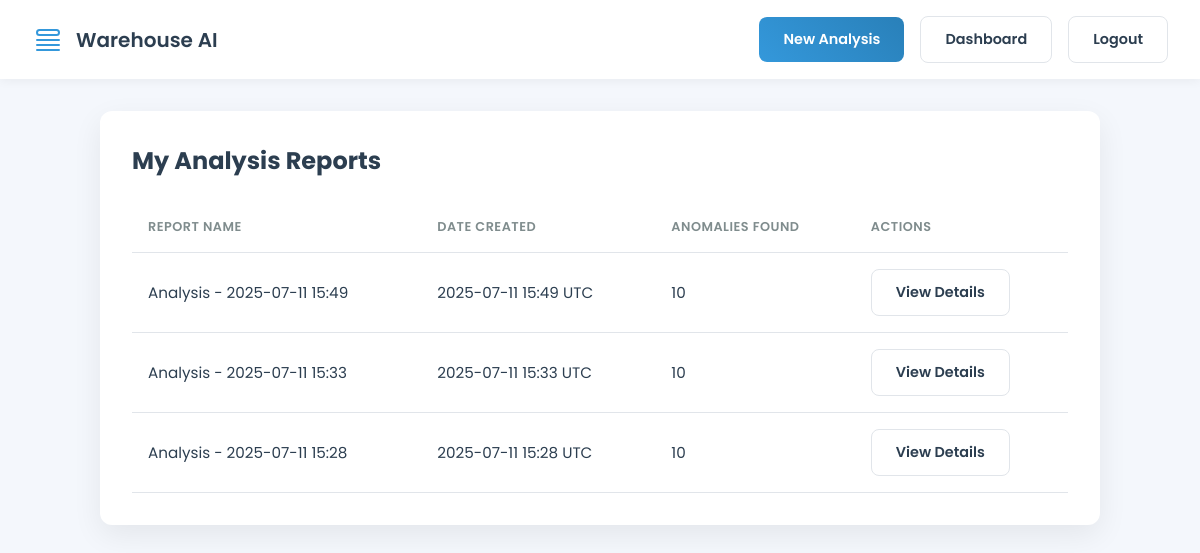
The page /dashboard (signed in) on the database its author committed.
### src/app.py (models this page shows)
class AnalysisReport(db.Model):
    id = db.Column(db.Integer, primary_key=True)
    report_name = db.Column(db.String(120), nullable=False, default=f"Analysis Report")
    timestamp = db.Column(db.DateTime, index=True, default=datetime.utcnow)
    user_id = db.Column(db.Integer, db.ForeignKey('user.id'), nullable=False)
    anomalies = db.relationship('Anomaly', backref='report', lazy=True, cascade="all, delete-orphan")
    location_summary = db.Column(db.Text, nullable=True) # Stores a JSON string of the location summary

### src/app.py (the view)
@app.route('/dashboard')
@login_required
def dashboard():
    reports = AnalysisReport.query.filter_by(user_id=current_user.id).order_by(AnalysisReport.timestamp.desc()).all()
    return render_template('dashboard.html', reports=reports)

### src/app.py (called while the page is built)
@login_manager.user_loader
def load_user(user_id):
    return User.query.get(int(user_id))

### src/templates/dashboard.html (shortened to what this page needs)
{% extends "base.html" %}
{% block content %}
<div class="container">
    <div class="card">
        <div class="table-header">
            <h2>My Analysis Reports</h2>
        </div>
        {% if reports %}
        <table>
            <thead>
                <tr>
                    <th>Report Name</th>
                    <th>Date Created</th>
                    <th>Anomalies Found</th>
                    <th>Actions</th>
                </tr>
            </thead>
            <tbody>
                {% for report in reports %}
                <tr>
                    <td>{{ report.report_name }}</td>
                    <td>{{ report.timestamp.strftime('%Y-%m-%d %H:%M') }} UTC</td>
                    <td>{{ report.anomalies|length }}</td>
                    <td>
                        <a href="{{ url_for('view_report', report_id=report.id) }}" class="btn btn-secondary">View Details</a>
                    </td>
                </tr>
                {% endfor %}
            </tbody>
        </table>
        {% else %}
        <div class="empty-state">
            <h3>No reports found</h3>
            <p>It looks like you haven't run any analysis yet.</p>
            <a href="{{ url_for('index') }}" class="btn btn-primary">Start Your First Analysis</a>
        </div>
        {% endif %}
    </div>
</div>
{% endblock %}

### src/templates/base.html (style rules this page uses)
:root { --bg-color: #f4f7fc; --primary-text: #2c3e50; --accent-color: #3498db; --accent-color-dark: #2980b9; --secondary-text: #7f8c8d; --white: #ffffff; --card-shadow: 0 10px 30px rgba(0, 0, 0, 0.07); --border-color: #e1e5ea; --border-radius: 12px; --success-color: #2ecc71; --success-bg: #e8f9f1; --error-color: #e74c3c; --error-bg: #fdedec; }
body { background-color: var(--bg-color); color: var(--primary-text); font-family: 'Poppins', sans-serif; margin: 0; }
.btn { font-family: 'Poppins', sans-serif; border: none; border-radius: 8px; padding: 0.75rem 1.5rem; font-size: 0.9rem; font-weight: 600; cursor: pointer; transition: all 0.2s; text-decoration: none; display: inline-block; text-align: center; }
.btn-secondary { background-color: var(--white); color: var(--primary-text); border: 1px solid var(--border-color); }

### src/templates/dashboard.html (style rules this page uses)
.container { max-width: 1000px; margin: 0 auto; }
.card { background-color: var(--white); border-radius: var(--border-radius); box-shadow: var(--card-shadow); padding: 2rem; }
.table-header { display: flex; justify-content: space-between; align-items: center; margin-bottom: 1.5rem; }
.table-header h2 { margin: 0; font-size: 1.5rem; }
table { width: 100%; border-collapse: collapse; font-size: 0.95rem; }
th, td { padding: 1rem; text-align: left; border-bottom: 1px solid var(--border-color); }
th { font-weight: 600; color: var(--secondary-text); text-transform: uppercase; font-size: 0.8rem; letter-spacing: 0.5px; }

### rows shown on the page
AnalysisReport: report_name "Analysis - 2025-07-11 15:49", timestamp "2025-07-11 15:49", anomalies|length "10"
AnalysisReport: report_name "Analysis - 2025-07-11 15:33", timestamp "2025-07-11 15:33", anomalies|length "10"
AnalysisReport: report_name "Analysis - 2025-07-11 15:28", timestamp "2025-07-11 15:28", anomalies|length "10"
